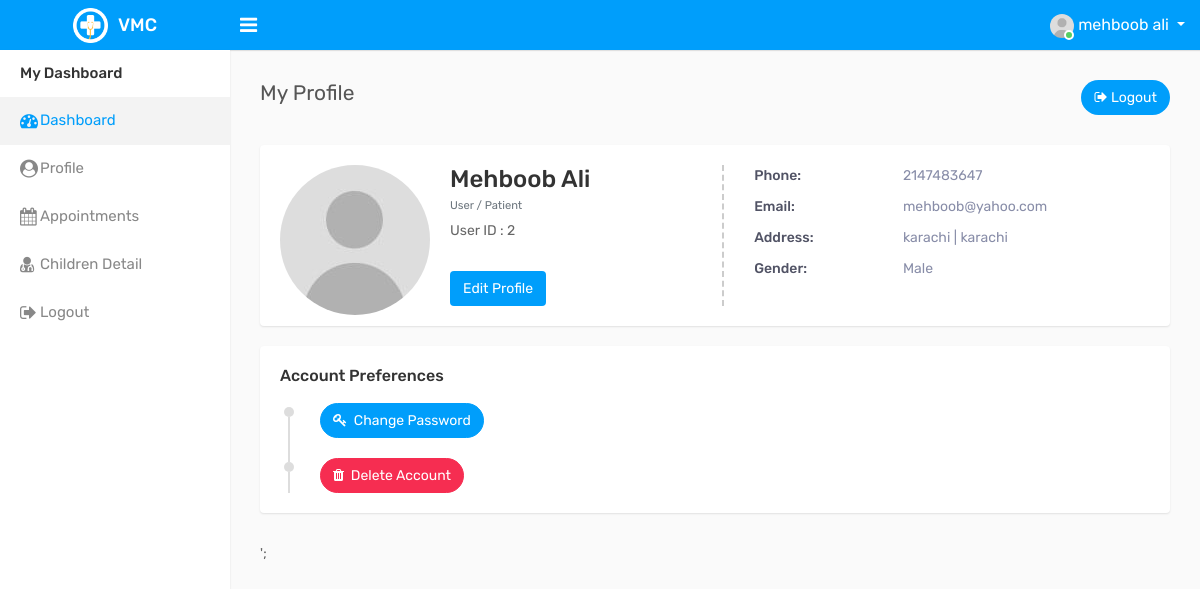
Page /user-dashboard/profile.php (signed in) on the committed database.
### tables this page shows
CREATE TABLE `users` (
  `user_id` int(11) NOT NULL,
  `user_name` varchar(255) NOT NULL,
  `email` varchar(255) DEFAULT NULL,
  `password` varchar(255) NOT NULL,
  `number` int(255) NOT NULL,
  `gender` enum('Male','Female') NOT NULL,
  `DOB` int(255) NOT NULL,
  `city` varchar(255) NOT NULL,
  `address` varchar(255) NOT NULL,
  `time_created` timestamp NOT NULL DEFAULT current_timestamp() ON UPDATE current_timestamp(),
  `role` enum('admin','parent','hospital') NOT NULL
);

### user-dashboard/profile.php (the view, shortened to what this page needs)
<?php
  include "../forms/dbconn.php";
$user_id = $_SESSION['user_id'];
$sql = "SELECT * FROM `users` WHERE user_id = '$user_id';";
$result = mysqli_query($conn, $sql);
if (mysqli_num_rows($result) > 0) {
  while($row = mysqli_fetch_assoc($result)) {
      $user_phone = $row['number'];
      $user_gender = $row['gender'];
      $user_address = $row['address'];
      $user_city = $row['city'];
  }
}
$user_name = $_SESSION['user_name'];
$user_email = $_SESSION['email'];
$user_id = $_SESSION['user_id'];
?>
<!DOCTYPE html>
<html lang="en">
<head>
    <link rel="stylesheet" type="text/css" href="assets/css/bootstrap.min.css">
    <link rel="stylesheet" type="text/css" href="assets/css/font-awesome.min.css">
    <link rel="stylesheet" type="text/css" href="assets/css/style.css">
</head>
<body>
    <div class="main-wrapper">
      <div class="header">
            <div class="header-left">
                <a href="index-2.php" class="logo">
                    <img src="assets/img/logo.png" width="35" height="35" alt=""> <span>VMC</span>
                </a>
            </div>
            <a id="toggle_btn" href="javascript:void(0);"><i class="fa fa-bars"></i></a>
            <ul class="nav user-menu float-right">
                <li class="nav-item dropdown has-arrow">
                    <a href="#" class="dropdown-toggle nav-link user-link" data-toggle="dropdown">
                        <span class="user-img">
                            <img class="rounded-circle" src="assets/img/user.jpg" width="24" alt="Admin">
                            <span class="status online"></span>
                        </span>
                        <span><?php echo $user_name; ?></span>
                    </a>
                </li>
            </ul>
        </div>
        <div class="sidebar" id="sidebar">
            <div class="sidebar-inner slimscroll">
                <div id="sidebar-menu" class="sidebar-menu">
                    <ul>
                        <li class="menu-title">My Dashboard</li>
                        <li class="active"><a href="index.php"><i class="fa fa-dashboard"></i> Dashboard</a></li>
                        <li><a href="profile.php"><i class="fa fa-user-circle"></i> Profile</a></li>
                        <li><a href="appointments.php"><i class="fa fa-calendar"></i> Appointments</a></li>
                        <li><a href="children.php"><i class="fa fa-user-md"></i> Children Detail</a></li>
                        <li><a href="../forms/login.php"><i class="fa fa-sign-out"></i> Logout</a></li>
                    </ul>
                </div>
            </div>
        </div>
        <div class="page-wrapper">
            <div class="content">
                <div class="row">
                    <div class="col-sm-7 col-6">
                        <h4 class="page-title">My Profile</h4>
                    </div>
                    <div class="col-sm-5 col-6 text-right m-b-30">
                        <a href="../forms/login.php" class="btn btn-primary btn-rounded"><i class="fa fa-sign-out"></i> Logout</a>
                    </div>
                </div>
                <div class="card-box profile-header">
                    <div class="row">
                        <div class="col-md-12">
                            <div class="profile-view">
                                <div class="profile-img-wrap">
                                    <div class="profile-img">
                                        <a href="#"><img class="avatar" src="assets/img/user.jpg" alt=""></a>
                                    </div>
                                </div>
                                <div class="profile-basic">
                                    <div class="row">
                                        <div class="col-md-5">
                                            <div class="profile-info-left">
                                                <h3 class="user-name m-t-0 mb-0" style="text-transform: capitalize;"><?php echo $user_name ?></h3>
                                                <small class="text-muted">User / Patient</small>
                                                <div class="staff-id">User ID : <?php echo $user_id ?></div>
                                                <div class="staff-msg"><a href="edit-profile.php" class="btn btn-primary">Edit
                                                        Profile</a></div>
                                            </div>
                                        </div>
                                        <div class="col-md-7">
                                            <ul class="personal-info">
                                                <li>
                                                    <span class="title">Phone:</span>
                                                    <span class="text"><?php echo $user_phone ?></span>
                                                </li>
                                                <li>
                                                    <span class="title">Email:</span>
                                                    <span class="text"><?php echo $user_email ?></span>
                                                </li>
                                                <li>
                                                    <span class="title">Address:</span>
                                                    <span class="text"><?php echo $user_address . ' | ' .$user_city?></span>
                                                </li>
                                                <li>
                                                    <span class="title">Gender:</span>
                                                    <span class="text"><?php echo $user_gender ?></span>
                                                </li>
                                            </ul>
                                        </div>
                                    </div>
                                </div>
                            </div>
                        </div>
                    </div>
                </div>
                <div class="profile-tabs">
                    <div class="tab-content">
                        <div class="tab-pane show active" id="about-cont">
                            <div class="row">
                                <div class="col-md-12">
                                    <div class="card-box">
                                        <h3 class="card-title">Account Preferences</h3>
                                        <div class="experience-box">
                                            <ul class="experience-list">
                                                <li>
                                                    <div class="experience-user">
                                                        <div class="before-circle"></div>
                                                    </div>
                                                    <div class="experience-content">
                                                        <div class="timeline-content">
                                                            <a href="#/" class="name"><a href="change-password.php" class="btn btn-info btn-rounded"><i class="fa fa-key"></i>&nbsp;&nbsp;Change Password</a>
                                                        </a>
                                                        </div>
                                                    </div>
                                                </li>
                                                <li>
                                                    <div class="experience-user">
                                                        <div class="before-circle"></div>
                                                    </div>
                                                    <div class="experience-content">
                                                        <div class="timeline-content">
                                                            <a href="#" ><a href="#"  data-toggle="modal" data-target="#delete_patient" class="btn btn-danger btn-rounded"><i class="fa fa-trash"></i>&nbsp;&nbsp;Delete Account</a>
                                                        </a>
                                                        </div>
                                                    </div>
                                                </li>
                                            </ul>
                                        </div>
                                    </div>
                                </div>
                            </div>
                        </div>
                    </div>
                </div>
            ';
            </div>
        </div>
</body>
</html>

### rows in the picture
users: number "2147483647", address "karachi", city "karachi", gender "Male"

### other values in the picture
$user_name "mehboob ali"
$user_name "Mehboob Ali"
$user_id "2"
$user_email "mehboob@yahoo.com"
